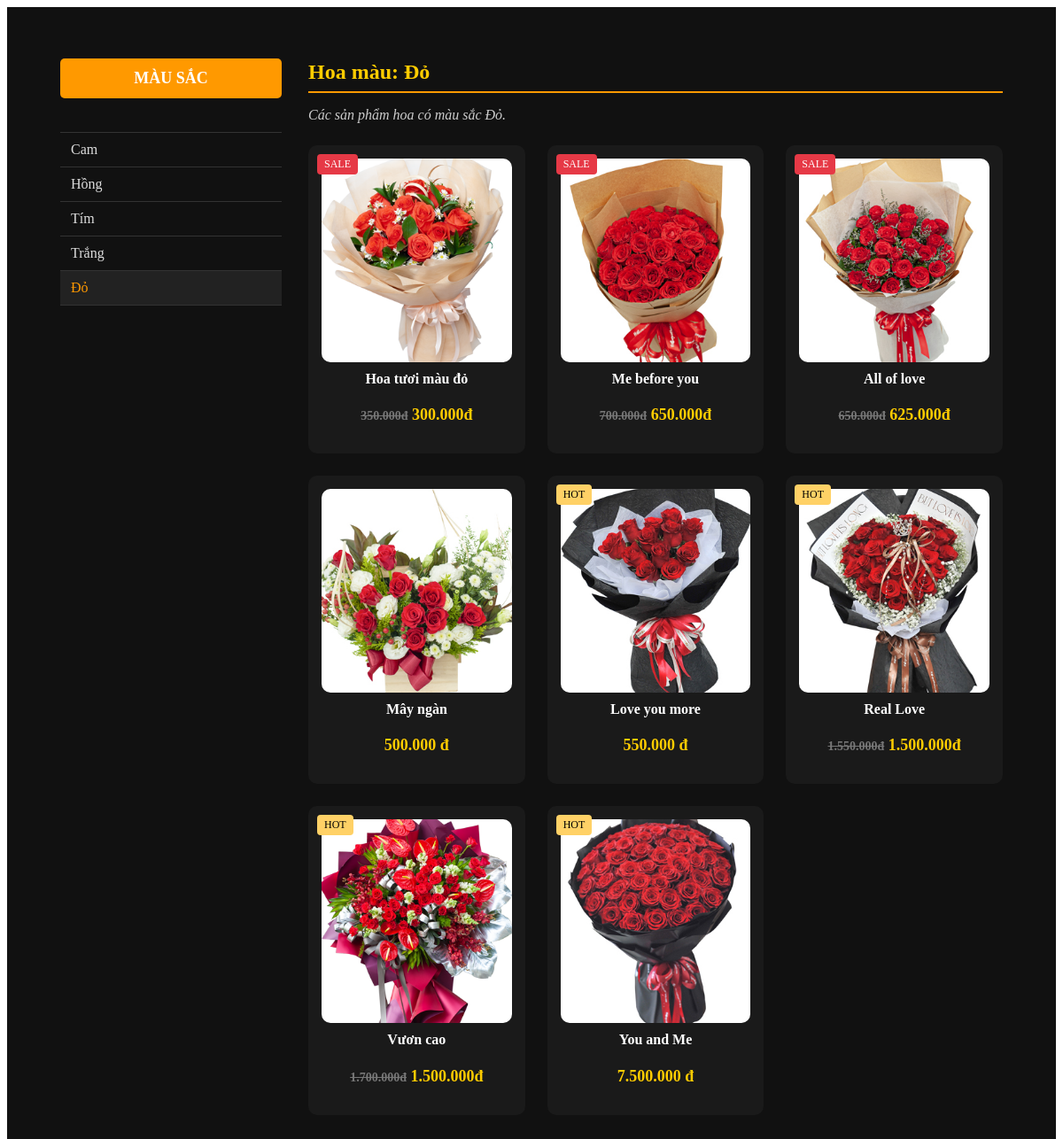
The app's page /pages/mausac.php?mau=Đỏ with its own data.
### tables this page shows
CREATE TABLE `hoa` (
  `MaHoa` int(11) NOT NULL,
  `TenHoa` varchar(150) NOT NULL,
  `Gia` decimal(12,2) NOT NULL,
  `GiaCu` decimal(12,2) DEFAULT NULL,
  `SoLuong` int(11) DEFAULT 0,
  `HinhAnh` varchar(255) DEFAULT NULL,
  `MauSac` varchar(50) DEFAULT NULL,
  `Tag` enum('NEW','SALE','FREESHIP','HOT','NONE') DEFAULT 'NONE',
  `MoTa` text DEFAULT NULL,
  `NgayTao` datetime DEFAULT current_timestamp(),
  `MaLoai` int(11) DEFAULT NULL,
  `MaChuDe` int(11) DEFAULT NULL,
  `TrangThai` enum('Còn hàng','Hết hàng','Ngừng bán') DEFAULT 'Còn hàng'
);

### pages/mausac.php (the view, shortened to what this page needs)
<div class="container-mausac">
    <div class="sidebar-mausac">
        <h3>MÀU SẮC</h3>
        <ul>
            <?php
            $sql_color = "SELECT DISTINCT MauSac FROM Hoa ORDER BY MauSac ASC";
            $res_color = mysqli_query($conn, $sql_color);
            $mau = isset($_GET['mau']) ? $_GET['mau'] : '';
            if ($res_color && mysqli_num_rows($res_color) > 0) {
                while ($c = mysqli_fetch_assoc($res_color)) {
                    $active = ($mau == $c['MauSac']) ? ' class="active"' : '';
                    echo '<li'.$active.'><a href="index.php?page=mausac&mau='.urlencode($c['MauSac']).'">'.$c['MauSac'].'</a></li>';
                }
            } else {
                echo '<li><em>Chưa có màu sắc nào</em></li>';
            }
            ?>
        </ul>
    </div>
    <div class="main-mausac">
        <?php
        if($mau){
            echo "<h2>Hoa màu: ".htmlspecialchars($mau)."</h2>";
            echo "<p class='desc'>Các sản phẩm hoa có màu sắc $mau.</p>";
            $sql_hoa = "SELECT * FROM Hoa WHERE MauSac = '".mysqli_real_escape_string($conn,$mau)."' AND TrangThai = 'Còn hàng'";
            $res_hoa = mysqli_query($conn, $sql_hoa);
            if ($res_hoa && mysqli_num_rows($res_hoa) > 0) {
                echo '<div class="product-grid">';
                while ($p = mysqli_fetch_assoc($res_hoa)) {
                    $img = !empty($p['HinhAnh']) ? $p['HinhAnh'] : 'no-image.png';
                    $tag = ($p['Tag'] != 'NONE') ? '<span class="tag '.$p['Tag'].'">'.$p['Tag'].'</span>' : '';
                    echo '<div class="product-item">';
                    echo $tag;
                    echo '<a href="index.php?page=chitiethoa&MaHoa='.$p['MaHoa'].'">
                            <img src="images/'.$img.'" alt="'.$p['TenHoa'].'">
                        </a>';
                    echo '<h4>'.$p['TenHoa'].'</h4>';
                    if (!empty($p['GiaCu']) && $p['GiaCu'] > $p['Gia']) {
                        echo '<p class="price"><del style="color:#777; font-size:14px;">'.number_format($p['GiaCu'],0,',','.').'đ</del> ';
                        echo '<span style="color:#ffcc00;">'.number_format($p['Gia'],0,',','.').'đ</span></p>';
                    } else {
                        echo '<p class="price">'.number_format($p['Gia'], 0, ',', '.').' đ</p>';
                    }
                    echo '</div>';
                }
                echo '</div>';
            } else {
                echo "<p>Chưa có sản phẩm nào thuộc màu sắc này.</p>";
            }
        } else {
            echo "<h2>Chọn màu sắc để xem hoa</h2>";
            echo "<p class='desc'>Vui lòng chọn một màu sắc ở sidebar để lọc sản phẩm.</p>";
        }
        ?>
    </div>
</div>

### pages/mausac.php (style rules this page uses)
.container-mausac { display: flex; background-color: #111; color: #fff; padding: 40px 60px; gap: 30px; }
.sidebar-mausac { width: 250px; }
.sidebar-mausac h3 { background-color: #ff9900; color: #fff; text-align: center; padding: 12px; border-radius: 5px; font-size: 18px; }
.sidebar-mausac ul { list-style: none; padding: 0; margin-top: 15px; }
.sidebar-mausac ul li { border-bottom: 1px solid #333; }
.sidebar-mausac ul li a { color: #ddd; display: block; padding: 10px 12px; text-decoration: none; transition: 0.3s; }
.sidebar-mausac ul li a:hover, .sidebar-mausac ul li.active a { background-color: #222; color: #ff9900; }
.main-mausac { flex: 1; }
.main-mausac h2 { color: #ffcc00; border-bottom: 2px solid #ff9900; padding-bottom: 8px; margin-bottom: 5px; }
.main-mausac p.desc { color: #ccc; margin-bottom: 25px; font-style: italic; }
.product-grid { display: grid; grid-template-columns: repeat(auto-fill, minmax(220px, 1fr)); gap: 25px; }
.product-item { background: #1a1a1a; border-radius: 10px; text-align: center; padding: 15px; transition: all 0.3s; position: relative; }
.product-item img { width: 100%; height: 230px; border-radius: 10px; object-fit: cover; }
.product-item h4 { margin-top: 10px; font-size: 16px; color: #fff; }
.price { color: #ffcc00; font-weight: bold; font-size: 18px; margin-top: 5px; }
.tag { position: absolute; top: 10px; left: 10px; background: #ff6600; color: #fff; font-size: 12px; padding: 4px 8px; border-radius: 4px; }
.tag.SALE { background: #e63946; }
.tag.HOT { background: #ffd166; color: #000; }

### records on screen
hoa: Tag "SALE", HinhAnh (picture), TenHoa "Hoa tươi màu đỏ", GiaCu "350.000", Gia "300.000"
hoa: Tag "SALE", HinhAnh (picture), TenHoa "Me before you", GiaCu "700.000", Gia "650.000"
hoa: Tag "SALE", HinhAnh (picture), TenHoa "All of love", GiaCu "650.000", Gia "625.000"
hoa: HinhAnh (picture), TenHoa "Mây ngàn", Gia "500.000"
hoa: Tag "HOT", HinhAnh (picture), TenHoa "Love you more", Gia "550.000"
hoa: Tag "HOT", HinhAnh (picture), TenHoa "Real Love", GiaCu "1.550.000", Gia "1.500.000"
hoa: Tag "HOT", HinhAnh (picture), TenHoa "Vươn cao", GiaCu "1.700.000", Gia "1.500.000"
hoa: Tag "HOT", HinhAnh (picture), TenHoa "You and Me", Gia "7.500.000"

### other values on screen
$c['MauSac'] "Cam"
$c['MauSac'] "Hồng"
$c['MauSac'] "Tím"
$c['MauSac'] "Trắng"
$c['MauSac'] "Đỏ"
$mau "Đỏ"
